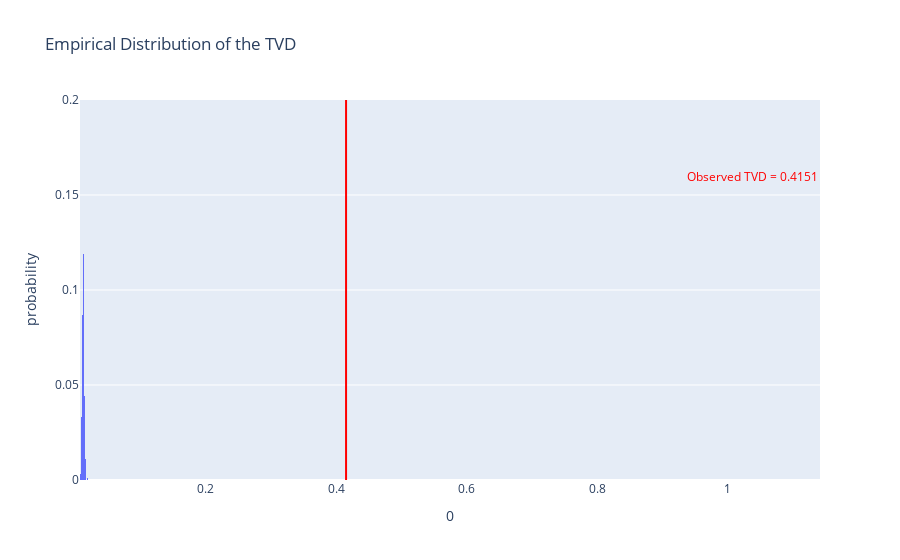

Notebook code for this chart:
### Code cell
fig = px.histogram(pd.DataFrame(tvd_stats3), x=0, nbins=50, histnorm='probability', 
                   title='Empirical Distribution of the TVD')
fig.add_vline(x=observed_tvd, line_color='red', line_width=2, opacity=1)
fig.add_annotation(text=f'<span style="color:red">Observed TVD = {round(observed_tvd, 4)}</span>',
                   x=2.5 * observed_tvd, showarrow=False, y=0.16)
fig.update_layout(yaxis_range=[0, 0.2])

### Figure 1 — Plotly figure (JSON) as saved in the notebook; plotly's stock layout.template omitted (floating-point values rounded to 4 significant figures; data arrays with more than 128 entries replaced by an {"elided": "..."} marker saying what was removed)
{"data": [{"bingroup": "x", "histnorm": "probability", "hovertemplate": "0=%{x}<br>probability=%{y}<extra></extra>", "legendgroup": "", "marker": {"color": "#636efa", "pattern": {"shape": ""}}, "name": "", "nbinsx": 50, "orientation": "v", "showlegend": false, "type": "histogram", "x": {"elided": "1000 float values"}, "xaxis": "x", "yaxis": "y"}], "layout": {"annotations": [{"showarrow": false, "text": "<span style=\"color:red\">Observed TVD = 0.4151</span>", "x": 1.038, "y": 0.16}], "barmode": "relative", "legend": {"tracegroupgap": 0}, "shapes": [{"line": {"color": "red", "width": 2}, "opacity": 1, "type": "line", "x0": 0.4151, "x1": 0.4151, "xref": "x", "y0": 0, "y1": 1, "yref": "y domain"}], "title": {"text": "Empirical Distribution of the TVD"}, "xaxis": {"anchor": "y", "domain": [0, 1], "title": {"text": "0"}}, "yaxis": {"anchor": "x", "domain": [0, 1], "range": [0, 0.2], "title": {"text": "probability"}}}}
